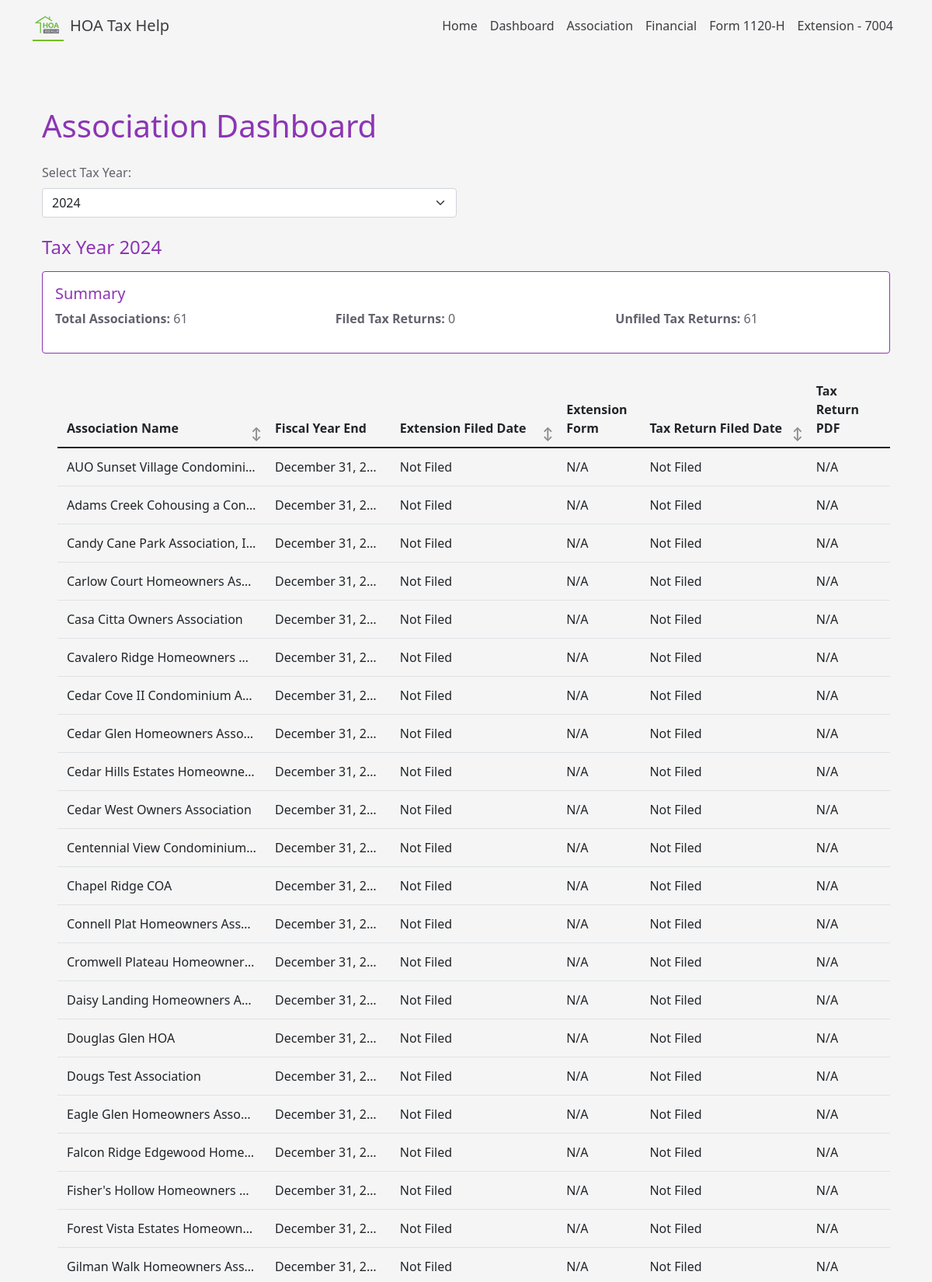
/dashboard/ (upper part), run on the app's committed database.
### tax_form/models.py (models this page shows, shortened)
class Association(models.Model):
    ASSOCIATION_TYPES = (
        ('condo', 'Condominium'),
        ('homeowners', 'Homeowners'),
    )
    MONTH_CHOICES = [
        (1, 'January'), (2, 'February'), (3, 'March'), (4, 'April'),
        (5, 'May'), (6, 'June'), (7, 'July'), (8, 'August'),
        (9, 'September'), (10, 'October'), (11, 'November'), (12, 'December')
    ]
    association_name = models.CharField(max_length=255)
    mailing_address = models.CharField(max_length=255)
    city = models.CharField(max_length=100)
    state = models.CharField(max_length=100)
    zipcode = models.CharField(max_length=20)
    zoned = models.BooleanField(default=True)
    ein = models.CharField(max_length=11, unique=True, validators=[
        RegexValidator(
            regex=r'^\d{2}-\d{7}$',
            message="EIN must be in the format 'XX-XXXXXXX'."
        )
    ])
    formation_date = models.DateField()
    association_type = models.CharField(max_length=10, choices=ASSOCIATION_TYPES)
    fiscal_year_end_month = models.IntegerField(choices=MONTH_CHOICES, default=12)
    contact_first_name = models.CharField(max_length=100, null=True, blank=True)
    contact_last_name = models.CharField(max_length=100, null=True, blank=True)
    contact_email = models.EmailField(max_length=254, null=True, blank=True)
    def get_fiscal_year_end(self, tax_year):
        _, last_day = calendar.monthrange(tax_year, self.fiscal_year_end_month)
        return date(tax_year, self.fiscal_year_end_month, last_day)

### tax_form/views/dashboard.py (the view)
# urls.py: path('dashboard/', dashboard.DashboardView.as_view(), name='dashboard'),
class DashboardView(View):
    template_name = 'tax_form/dashboard.html'
    def get(self, request):
        year_range = Financial.objects.aggregate(Min('tax_year'), Max('tax_year'))
        min_year = year_range['tax_year__min'] or timezone.now().year
        max_year = max(year_range['tax_year__max'] or timezone.now().year, timezone.now().year)
        available_years = range(max_year, min_year - 2, -1)
        selected_year = int(request.GET.get('tax_year', timezone.now().year))
        associations = Association.objects.all().order_by('association_name')
        total_associations = associations.count()
        financials = Financial.objects.filter(tax_year=selected_year)
        filed_returns = CompletedTaxReturn.objects.filter(financial__tax_year=selected_year, return_filed=True).count()
        unfiled_returns = total_associations - filed_returns
        dashboard_data = []
        for association in associations:
            financial = financials.filter(association=association).first()
            extension = Extension.objects.filter(financial=financial).first() if financial else None
            completed_tax_return = CompletedTaxReturn.objects.filter(financial=financial).first() if financial else None
            dashboard_data.append({
                'association': association,
                'fiscal_year_end': association.get_fiscal_year_end(selected_year),
                'extension_filed': extension.filed if extension else False,
                'extension_filed_date': extension.filed_date if extension and extension.filed else None,
                'extension_file_url': extension.form_7004.url if extension and extension.form_7004 else None,
                'tax_return_filed': completed_tax_return.return_filed if completed_tax_return else False,
                'tax_return_prepared_date': completed_tax_return.date_prepared if completed_tax_return and completed_tax_return.return_filed else None,
                'tax_return_file_url': completed_tax_return.tax_return_pdf.url if completed_tax_return and completed_tax_return.tax_return_pdf else None,
            })
        context = {
            'dashboard_data': dashboard_data,
            'selected_year': selected_year,
            'available_years': available_years,
            'total_associations': total_associations,
            'filed_returns': filed_returns,
            'unfiled_returns': unfiled_returns,
        }
        return render(request, self.template_name, context)

### tax_form/templates/tax_form/dashboard.html (shortened to what this page needs)
{% extends "tax_form/base.html" %}
{% load humanize %}
{% load static %}
{% block content %}
<div class="container-fluid mt-5">
    <h1 class="mb-4">Association Dashboard</h1>
    <div class="row justify-content-center">
        <div class="col-12">
            <form method="get" class="mb-4">
                <div class="row">
                    <div class="col-md-6">
                        <label for="tax_year" class="form-label">Select Tax Year:</label>
                        <select name="tax_year" id="tax_year" class="form-select" onchange="this.form.submit()">
                            {% for year in available_years %}
                                <option value="{{ year }}" {% if year == selected_year %}selected{% endif %}>{{ year }}</option>
                            {% endfor %}
                        </select>
                    </div>
                </div>
            </form>
            <h2 class="h4 mb-3">Tax Year {{ selected_year }}</h2>
            <div class="card mb-4">
                <div class="card-body">
                    <h3 class="card-title h5">Summary</h3>
                    <div class="row">
                        <div class="col-md-4">
                            <p><strong>Total Associations:</strong> {{ total_associations }}</p>
                        </div>
                        <div class="col-md-4">
                            <p><strong>Filed Tax Returns:</strong> {{ filed_returns }}</p>
                        </div>
                        <div class="col-md-4">
                            <p><strong>Unfiled Tax Returns:</strong> {{ unfiled_returns }}</p>
                        </div>
                    </div>
                </div>
            </div>
            <div class="table-responsive">
                <table class="table table-hover" id="associationTable">
                    <thead>
                        <tr>
                            <th class="sortable" data-sort="name">Association Name</th>
                            <th>Fiscal Year End</th>
                            <th class="sortable" data-sort="extension">Extension Filed Date</th>
                            <th>Extension Form</th>
                            <th class="sortable" data-sort="return">Tax Return Filed Date</th>
                            <th>Tax Return PDF</th>
                        </tr>
                    </thead>
                    <tbody>
                        {% for data in dashboard_data %}
                        <tr class="clickable-row" data-href="{% url 'association' %}?association_id={{ data.association.id }}&tax_year={{ selected_year }}">
                            <td data-name="{{ data.association.association_name }}" title="{{ data.association.association_name }}">{{ data.association.association_name }}</td>
                            <td title="{{ data.fiscal_year_end|date:'F d, Y' }}">{{ data.fiscal_year_end|date:"F d, Y" }}</td>
                            <td data-extension="{{ data.extension_filed_date|date:'Y-m-d'|default:'9999-12-31' }}" title="{{ data.extension_filed_date|date:'F d, Y'|default:'Not Filed' }}">
                                {% if data.extension_filed_date %}
                                    {{ data.extension_filed_date|date:"F d, Y" }}
                                {% else %}
                                    Not Filed
                                {% endif %}
                            </td>
                            <td>
                                {% if data.extension_file_url %}
                                    <a href="{{ data.extension_file_url }}" class="file-link" target="_blank">View</a>
                                {% else %}
                                    N/A
                                {% endif %}
                            </td>
                            <td data-return="{{ data.tax_return_prepared_date|date:'Y-m-d'|default:'9999-12-31' }}" title="{{ data.tax_return_prepared_date|date:'F d, Y'|default:'Not Filed' }}">
                                {% if data.tax_return_prepared_date %}
                                    {{ data.tax_return_prepared_date|date:"F d, Y" }}
                                {% else %}
                                    Not Filed
                                {% endif %}
                            </td>
                            <td>
                                {% if data.tax_return_file_url %}
                                    <a href="{{ data.tax_return_file_url }}" class="file-link" target="_blank">View</a>
                                {% else %}
                                    N/A
                                {% endif %}
                            </td>
                        </tr>
                        {% endfor %}
                    </tbody>
                </table>
            </div>
        </div>
    </div>
</div>
{% endblock %}

### static/css/styles.css (style rules this page uses)
:root { --tax-purple: #8C35B4; --tax-green: #5DB435; --tax-gray: #62626D; --tax-blue: #3C8DBC; --tax-dark-gray: #3C3C41; --tax-light-gray: #F5F5F5; --tax-yellow: #FFDD57; }
body { background-color: var(--tax-light-gray); color: var(--tax-gray); display: flex; flex-direction: column; min-height: 100vh; }
.card { border-color: var(--tax-purple); transition: transform 0.3s ease-in-out; }
.card-title { color: var(--tax-purple); }
h1, h2, h3, h4, h5, h6 { color: var(--tax-purple); }
@media (min-width: 768px) { .table-responsive { max-width: none; width: 100%; } }
@media (min-width: 768px) { #associationTable { display: table; width: 100%; table-layout: fixed; } }
@media (min-width: 768px) { #associationTable th, #associationTable td { padding: 0.75rem; overflow: hidden; text-overflow: ellipsis; white-space: nowrap; } }
@media (min-width: 768px) { #associationTable th { white-space: normal; hyphens: auto; vertical-align: bottom; } }
@media (min-width: 768px) { #associationTable th:nth-child(1), #associationTable td:nth-child(1) { width: 25%; } }
@media (min-width: 768px) { #associationTable th:nth-child(2), #associationTable td:nth-child(2) { width: 15%; } }
@media (min-width: 768px) { #associationTable th:nth-child(3), #associationTable td:nth-child(3) { width: 20%; } }
@media (min-width: 768px) { #associationTable th:nth-child(4), #associationTable td:nth-child(4) { width: 10%; } }
@media (min-width: 768px) { #associationTable th:nth-child(5), #associationTable td:nth-child(5) { width: 20%; } }
@media (min-width: 768px) { #associationTable th:nth-child(6), #associationTable td:nth-child(6) { width: 10%; } }
#associationTable td { position: relative; }
.sortable { cursor: pointer; position: relative; padding-right: 18px; }
.sortable::after { content: '\2195'; position: absolute; right: 5px; bottom: 5px; opacity: 0.5; }
.clickable-row { cursor: pointer; transition: background-color 0.3s ease; }
.clickable-row td:first-child { position: relative; }
.clickable-row td:first-child::before { content: '\1F517'; position: absolute; left: -20px; opacity: 0; transition: opacity 0.3s ease; }
.table-responsive { padding-left: 20px; }
@media (min-width: 768px) { #associationTable td { position: relative; } }

### data on the page
Association: association.association_name "AUO Sunset Village Condomini…", fiscal_year_end "December 31, 2…"
Association: association.association_name "Adams Creek Cohousing a Con…", fiscal_year_end "December 31, 2…"
Association: association.association_name "Candy Cane Park Association, I…", fiscal_year_end "December 31, 2…"
Association: association.association_name "Carlow Court Homeowners As…", fiscal_year_end "December 31, 2…"
Association: association.association_name "Casa Citta Owners Association", fiscal_year_end "December 31, 2…"
Association: association.association_name "Cavalero Ridge Homeowners…", fiscal_year_end "December 31, 2…"
Association: association.association_name "Cedar Cove II Condominium A…", fiscal_year_end "December 31, 2…"
Association: association.association_name "Cedar Glen Homeowners Asso…", fiscal_year_end "December 31, 2…"
Association: association.association_name "Cedar Hills Estates Homeowne…", fiscal_year_end "December 31, 2…"
Association: association.association_name "Cedar West Owners Association", fiscal_year_end "December 31, 2…"
Association: association.association_name "Centennial View Condominium…", fiscal_year_end "December 31, 2…"
Association: association.association_name "Chapel Ridge COA", fiscal_year_end "December 31, 2…"
Association: association.association_name "Connell Plat Homeowners Ass…", fiscal_year_end "December 31, 2…"
Association: association.association_name "Cromwell Plateau Homeowner…", fiscal_year_end "December 31, 2…"
Association: association.association_name "Daisy Landing Homeowners A…", fiscal_year_end "December 31, 2…"
Association: association.association_name "Douglas Glen HOA", fiscal_year_end "December 31, 2…"
Association: association.association_name "Dougs Test Association", fiscal_year_end "December 31, 2…"
Association: association.association_name "Eagle Glen Homeowners Asso…", fiscal_year_end "December 31, 2…"
Association: association.association_name "Falcon Ridge Edgewood Home…", fiscal_year_end "December 31, 2…"
Association: association.association_name "Fisher's Hollow Homeowners…", fiscal_year_end "December 31, 2…"
Association: association.association_name "Forest Vista Estates Homeown…", fiscal_year_end "December 31, 2…"
Association: association.association_name "Gilman Walk Homeowners Ass…", fiscal_year_end "December 31, 2…"

### other printed values
{{ selected_year }} "2024"
{{ total_associations }} "61"
{{ filed_returns }} "0"
{{ unfiled_returns }} "61"
form field tax_year "2024"
